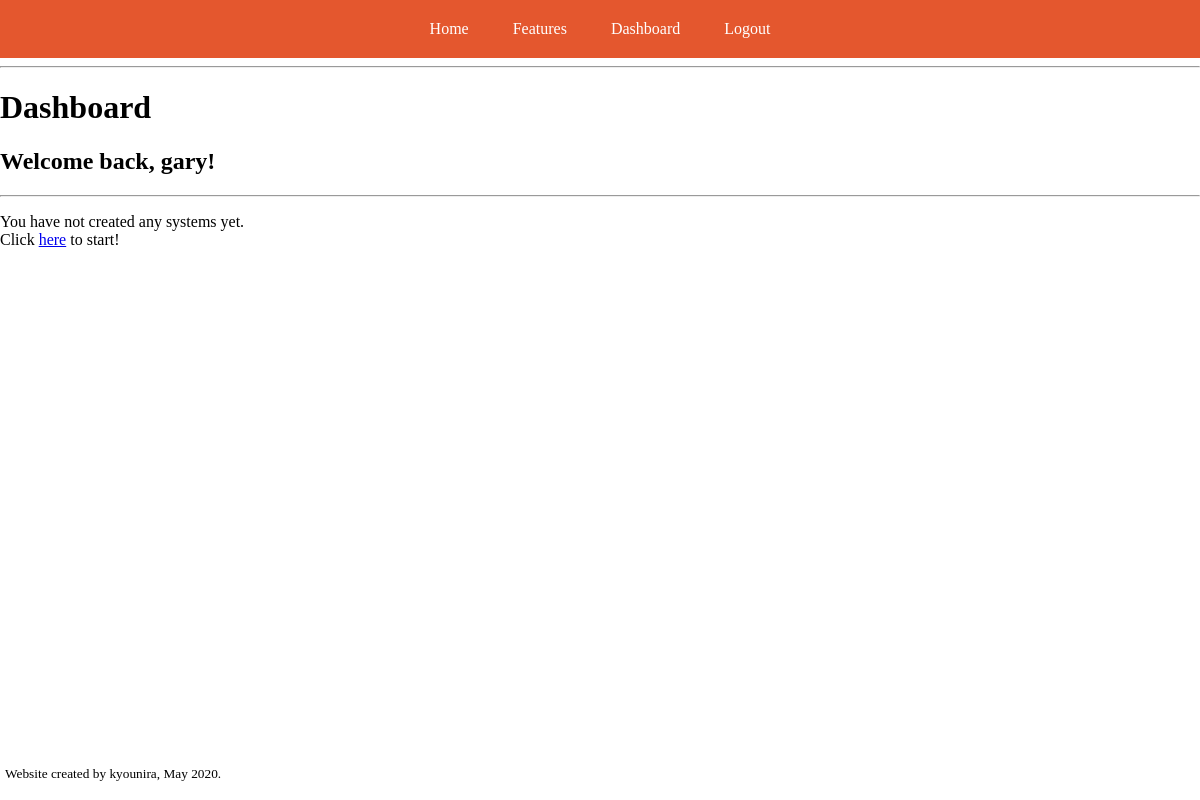
Before: /gary/dashboard (signed in) with the older database file.
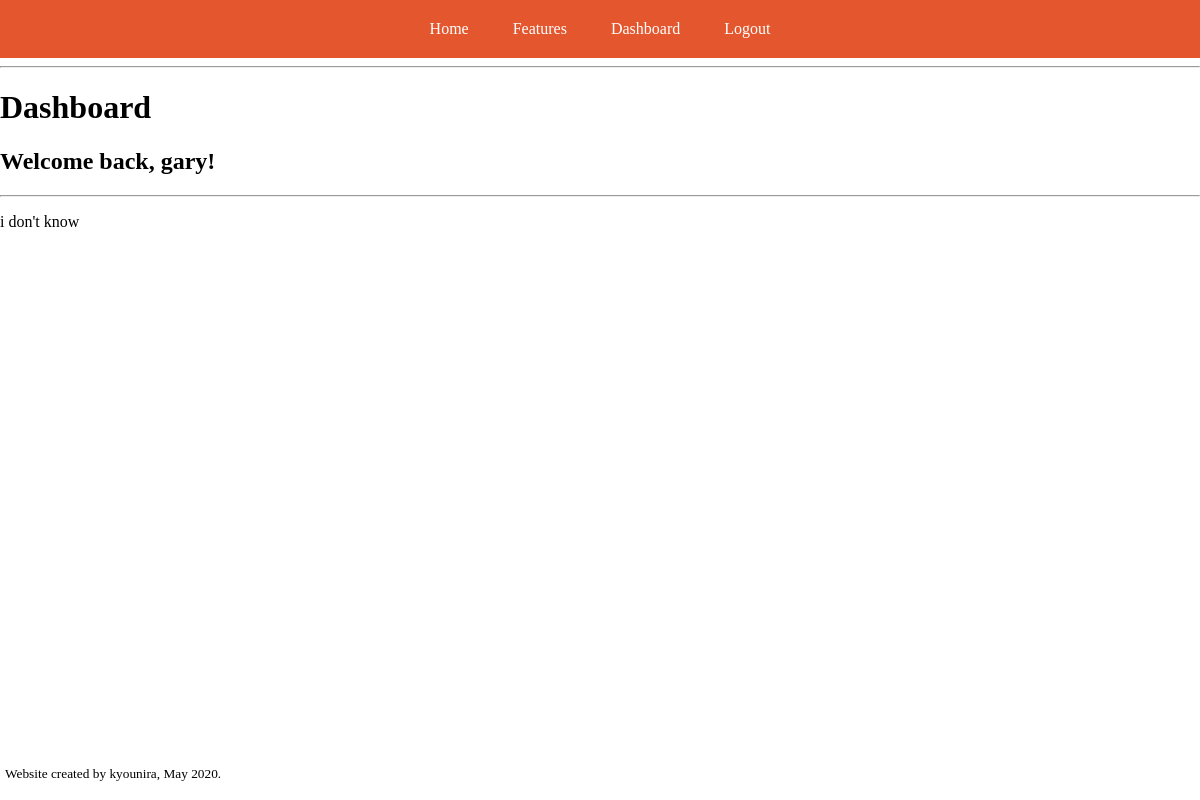
After: the same page with the newer database file.
### app/models.py (models this page shows, shortened)
class User(UserMixin, db.Model):
    id = db.Column(db.Integer, primary_key=True)
    username = db.Column(db.String(64), index=True, unique=True)
    email = db.Column(db.String(120), index=True, unique=True)
    password_hash = db.Column(db.String(128))
    systems = db.relationship('System', backref='creator', lazy='dynamic')

class System(db.Model):
    sid = db.Column(db.Integer, primary_key=True)
    title = db.Column(db.String(64), index=True)
    descr = db.Column(db.String(120), index=True)
    user_id = db.Column(db.Integer, db.ForeignKey('user.id'), nullable=False)
    status = db.Column(db.Boolean)
    date_created = db.Column(db.DateTime, index=True, default=datetime.utcnow)
    users = db.relationship(User)
    habits = db.relationship('Habit', backref='parent', lazy='dynamic')

### app/routes.py (the view)
@app.route('/<username>/dashboard')
@login_required
def dashboard(username):
    user = User.query.filter_by(username=username).first_or_404()
    systems = System.query.filter_by(user_id=user.id).all()
    return render_template('dashboard.html', title='Dashboard', user=user, systems=systems)

### app/models.py (called while the page is built)
@login.user_loader
def load_user(id):
    return User.query.get(int(id))

### app/templates/dashboard.html
{% extends "base.html" %}
{% block content %}
    <h1>Dashboard</h1>
        <h2>Welcome back, {{ user.username }}!</h2>
        <hr>
        {% if systems %}
            {% for system in systems %}
            <p>
                {{ system.title }}
            </p>
            {% endfor %}
        {% else %}
            <p>
            You have not created any systems yet. <br>
            Click <a href="{{ url_for('create_system', username=current_user.username) }}">here</a> to start!
            </p>
        {% endif %}
{% endblock %}

### app/templates/base.html (shortened to what this page needs)
<!DOCTYPE html>
<html>
    <head>
        <link href= "{{ url_for('static',filename='styles/base.css') }}" rel="stylesheet" type="text/css">
        <link href= "{{ url_for('static',filename='styles/index.css') }}" rel="stylesheet" type="text/css">
    </head>
    <body>
        <header>
            <nav>
                <div class="navBlock">
                    <div class="siteNav">
                        <a href="{{ url_for('index') }}">Home</a>
                        <a href="{{ url_for('wip') }}">Features</a>
                    </div>
                    <div class="userNav">
                        {% if current_user.is_anonymous %}
                        <a href="{{ url_for('register') }}">Sign Up</a>
                        <a href="{{ url_for('login') }}">Login</a>
                        {% else %}
                        <a href="{{ url_for('dashboard', username=current_user.username) }}">Dashboard</a>
                        <a href="{{ url_for('logout') }}">Logout</a>
                        {% endif %}
                    </div>
                </div>
            </nav>
        </header>
        <hr>
        {% block content %}
        {% endblock %}
        <footer>
            <p>Website created by kyounira, May 2020.</p>
        </footer>
    </body>
</html>

### app/static/styles/base.css (style rules this page uses)
body { margin: 0; font-family: Consolas; }
nav a, .navBlock { background-color: #e4572e; color: white; font-size: medium; text-align: center; text-decoration: none; padding: 20px; }
.siteNav, .userNav { display: inline; }
footer { position: absolute; text-align: left; font-size: 10pt; bottom: 5px; margin-left: 5px; }

Changed rows visible on the page:
added System: title "i don't know"
Other visible differences:
text no longer shown: "You have not created any systems yet. Click here to start!"
